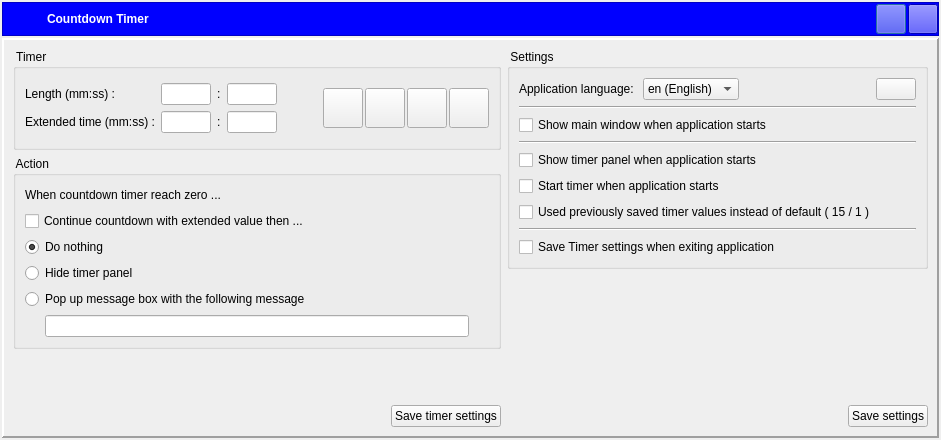
<?xml version="1.0" encoding="UTF-8"?>
<ui version="4.0">
 <class>dlgMain</class>
 <widget class="QDialog" name="dlgMain">
  <property name="geometry">
   <rect>
    <x>0</x>
    <y>0</y>
    <width>941</width>
    <height>440</height>
   </rect>
  </property>
  <property name="windowTitle">
   <string>Dialog</string>
  </property>
  <layout class="QVBoxLayout" name="verticalLayout_5">
   <property name="spacing">
    <number>2</number>
   </property>
   <property name="leftMargin">
    <number>2</number>
   </property>
   <property name="topMargin">
    <number>2</number>
   </property>
   <property name="rightMargin">
    <number>2</number>
   </property>
   <property name="bottomMargin">
    <number>2</number>
   </property>
   <item>
    <widget class="QFrame" name="frame_2">
     <property name="minimumSize">
      <size>
       <width>0</width>
       <height>34</height>
      </size>
     </property>
     <property name="maximumSize">
      <size>
       <width>16777215</width>
       <height>34</height>
      </size>
     </property>
     <property name="styleSheet">
      <string notr="true">background-color: rgb(0, 0, 255);</string>
     </property>
     <property name="frameShape">
      <enum>QFrame::StyledPanel</enum>
     </property>
     <property name="frameShadow">
      <enum>QFrame::Raised</enum>
     </property>
     <layout class="QHBoxLayout" name="horizontalLayout">
      <property name="spacing">
       <number>2</number>
      </property>
      <property name="leftMargin">
       <number>10</number>
      </property>
      <property name="topMargin">
       <number>0</number>
      </property>
      <property name="rightMargin">
       <number>0</number>
      </property>
      <property name="bottomMargin">
       <number>0</number>
      </property>
      <item>
       <widget class="QLabel" name="lblMainIcon">
        <property name="maximumSize">
         <size>
          <width>32</width>
          <height>16777215</height>
         </size>
        </property>
        <property name="text">
         <string/>
        </property>
        <property name="pixmap">
         <pixmap resource="countdowntimer.qrc">:/countdowntimer.png</pixmap>
        </property>
        <property name="scaledContents">
         <bool>true</bool>
        </property>
       </widget>
      </item>
      <item>
       <widget class="QLabel" name="lblTitle">
        <property name="font">
         <font>
          <weight>75</weight>
          <bold>true</bold>
         </font>
        </property>
        <property name="styleSheet">
         <string notr="true">color: rgb(255, 255, 255);
background-color: rgb(0, 0, 255);</string>
        </property>
        <property name="text">
         <string>Countdown Timer</string>
        </property>
       </widget>
      </item>
      <item>
       <widget class="QPushButton" name="pbHide">
        <property name="minimumSize">
         <size>
          <width>30</width>
          <height>30</height>
         </size>
        </property>
        <property name="maximumSize">
         <size>
          <width>30</width>
          <height>30</height>
         </size>
        </property>
        <property name="autoFillBackground">
         <bool>false</bool>
        </property>
        <property name="text">
         <string/>
        </property>
        <property name="icon">
         <iconset resource="countdowntimer.qrc">
          <normaloff>:/minimize.png</normaloff>:/minimize.png</iconset>
        </property>
        <property name="iconSize">
         <size>
          <width>20</width>
          <height>20</height>
         </size>
        </property>
       </widget>
      </item>
      <item>
       <widget class="QPushButton" name="pbExit">
        <property name="minimumSize">
         <size>
          <width>30</width>
          <height>30</height>
         </size>
        </property>
        <property name="maximumSize">
         <size>
          <width>30</width>
          <height>30</height>
         </size>
        </property>
        <property name="text">
         <string/>
        </property>
        <property name="icon">
         <iconset resource="countdowntimer.qrc">
          <normaloff>:/exit.png</normaloff>:/exit.png</iconset>
        </property>
        <property name="iconSize">
         <size>
          <width>20</width>
          <height>20</height>
         </size>
        </property>
       </widget>
      </item>
     </layout>
    </widget>
   </item>
   <item>
    <widget class="QFrame" name="frame">
     <property name="frameShape">
      <enum>QFrame::Panel</enum>
     </property>
     <property name="frameShadow">
      <enum>QFrame::Raised</enum>
     </property>
     <property name="lineWidth">
      <number>2</number>
     </property>
     <layout class="QHBoxLayout" name="horizontalLayout_11">
      <item>
       <layout class="QVBoxLayout" name="verticalLayout_4">
        <item>
         <widget class="QGroupBox" name="gbTimer">
          <property name="title">
           <string> Timer </string>
          </property>
          <layout class="QHBoxLayout" name="horizontalLayout_6">
           <item>
            <layout class="QVBoxLayout" name="verticalLayout_3">
             <item>
              <spacer name="verticalSpacer_5">
               <property name="orientation">
                <enum>Qt::Vertical</enum>
               </property>
               <property name="sizeHint" stdset="0">
                <size>
                 <width>20</width>
                 <height>5</height>
                </size>
               </property>
              </spacer>
             </item>
             <item>
              <layout class="QFormLayout" name="formLayout">
               <item row="0" column="0">
                <widget class="QLabel" name="lblTimerLength">
                 <property name="text">
                  <string>Length (mm:ss) :</string>
                 </property>
                </widget>
               </item>
               <item row="0" column="1">
                <layout class="QHBoxLayout" name="horizontalLayout_2">
                 <item>
                  <widget class="QLineEdit" name="ledTimerMinute">
                   <property name="maximumSize">
                    <size>
                     <width>50</width>
                     <height>16777215</height>
                    </size>
                   </property>
                   <property name="toolTip">
                    <string>Countdown timer value - minutes (default value: 15)</string>
                   </property>
                   <property name="text">
                    <string notr="true"/>
                   </property>
                  </widget>
                 </item>
                 <item>
                  <widget class="QLabel" name="letTimerSeparator">
                   <property name="text">
                    <string>:</string>
                   </property>
                  </widget>
                 </item>
                 <item>
                  <widget class="QLineEdit" name="ledTimerSecond">
                   <property name="maximumSize">
                    <size>
                     <width>50</width>
                     <height>16777215</height>
                    </size>
                   </property>
                   <property name="toolTip">
                    <string>Countdown timer value - seconds (default value: 0)</string>
                   </property>
                   <property name="text">
                    <string notr="true"/>
                   </property>
                  </widget>
                 </item>
                 <item>
                  <spacer name="horizontalSpacer_5">
                   <property name="orientation">
                    <enum>Qt::Horizontal</enum>
                   </property>
                   <property name="sizeHint" stdset="0">
                    <size>
                     <width>40</width>
                     <height>20</height>
                    </size>
                   </property>
                  </spacer>
                 </item>
                </layout>
               </item>
               <item row="1" column="0">
                <widget class="QLabel" name="lblExtended">
                 <property name="text">
                  <string>Extended time (mm:ss) :</string>
                 </property>
                </widget>
               </item>
               <item row="1" column="1">
                <layout class="QHBoxLayout" name="horizontalLayout_3">
                 <item>
                  <widget class="QLineEdit" name="ledTimerExtMinute">
                   <property name="maximumSize">
                    <size>
                     <width>50</width>
                     <height>16777215</height>
                    </size>
                   </property>
                   <property name="toolTip">
                    <string>Extended timer value - minutes (default value: 1)</string>
                   </property>
                   <property name="text">
                    <string notr="true"/>
                   </property>
                  </widget>
                 </item>
                 <item>
                  <widget class="QLabel" name="letTimerExtSeparator">
                   <property name="text">
                    <string>:</string>
                   </property>
                  </widget>
                 </item>
                 <item>
                  <widget class="QLineEdit" name="ledTimerExtSecond">
                   <property name="maximumSize">
                    <size>
                     <width>50</width>
                     <height>16777215</height>
                    </size>
                   </property>
                   <property name="toolTip">
                    <string>Extended timer value - seconds (default value: 0)</string>
                   </property>
                   <property name="text">
                    <string notr="true"/>
                   </property>
                  </widget>
                 </item>
                 <item>
                  <spacer name="horizontalSpacer_6">
                   <property name="orientation">
                    <enum>Qt::Horizontal</enum>
                   </property>
                   <property name="sizeHint" stdset="0">
                    <size>
                     <width>40</width>
                     <height>20</height>
                    </size>
                   </property>
                  </spacer>
                 </item>
                </layout>
               </item>
              </layout>
             </item>
             <item>
              <spacer name="verticalSpacer_4">
               <property name="orientation">
                <enum>Qt::Vertical</enum>
               </property>
               <property name="sizeHint" stdset="0">
                <size>
                 <width>20</width>
                 <height>5</height>
                </size>
               </property>
              </spacer>
             </item>
            </layout>
           </item>
           <item>
            <layout class="QVBoxLayout" name="verticalLayout">
             <item>
              <spacer name="verticalSpacer_2">
               <property name="orientation">
                <enum>Qt::Vertical</enum>
               </property>
               <property name="sizeHint" stdset="0">
                <size>
                 <width>20</width>
                 <height>5</height>
                </size>
               </property>
              </spacer>
             </item>
             <item>
              <layout class="QHBoxLayout" name="horizontalLayout_4">
               <property name="spacing">
                <number>2</number>
               </property>
               <item>
                <widget class="QPushButton" name="pbStart">
                 <property name="minimumSize">
                  <size>
                   <width>40</width>
                   <height>40</height>
                  </size>
                 </property>
                 <property name="maximumSize">
                  <size>
                   <width>40</width>
                   <height>40</height>
                  </size>
                 </property>
                 <property name="toolTip">
                  <string>Show timer panel and start countdown</string>
                 </property>
                 <property name="text">
                  <string/>
                 </property>
                 <property name="icon">
                  <iconset resource="countdowntimer.qrc">
                   <normaloff>:/start.png</normaloff>:/start.png</iconset>
                 </property>
                 <property name="iconSize">
                  <size>
                   <width>34</width>
                   <height>34</height>
                  </size>
                 </property>
                </widget>
               </item>
               <item>
                <widget class="QPushButton" name="pbStop">
                 <property name="minimumSize">
                  <size>
                   <width>40</width>
                   <height>40</height>
                  </size>
                 </property>
                 <property name="maximumSize">
                  <size>
                   <width>40</width>
                   <height>40</height>
                  </size>
                 </property>
                 <property name="toolTip">
                  <string>Stop countdown</string>
                 </property>
                 <property name="text">
                  <string/>
                 </property>
                 <property name="icon">
                  <iconset resource="countdowntimer.qrc">
                   <normaloff>:/stop.png</normaloff>:/stop.png</iconset>
                 </property>
                 <property name="iconSize">
                  <size>
                   <width>34</width>
                   <height>34</height>
                  </size>
                 </property>
                </widget>
               </item>
               <item>
                <widget class="QPushButton" name="pbReset">
                 <property name="minimumSize">
                  <size>
                   <width>40</width>
                   <height>40</height>
                  </size>
                 </property>
                 <property name="maximumSize">
                  <size>
                   <width>40</width>
                   <height>40</height>
                  </size>
                 </property>
                 <property name="toolTip">
                  <string>Reset timer panel and set defined/default values</string>
                 </property>
                 <property name="text">
                  <string/>
                 </property>
                 <property name="icon">
                  <iconset resource="countdowntimer.qrc">
                   <normaloff>:/reset.png</normaloff>:/reset.png</iconset>
                 </property>
                 <property name="iconSize">
                  <size>
                   <width>34</width>
                   <height>34</height>
                  </size>
                 </property>
                </widget>
               </item>
               <item>
                <widget class="QPushButton" name="pbHideCounter">
                 <property name="minimumSize">
                  <size>
                   <width>40</width>
                   <height>40</height>
                  </size>
                 </property>
                 <property name="maximumSize">
                  <size>
                   <width>40</width>
                   <height>40</height>
                  </size>
                 </property>
                 <property name="toolTip">
                  <string>Hide the timer panel</string>
                 </property>
                 <property name="text">
                  <string/>
                 </property>
                 <property name="icon">
                  <iconset resource="countdowntimer.qrc">
                   <normaloff>:/minimize.png</normaloff>:/minimize.png</iconset>
                 </property>
                 <property name="iconSize">
                  <size>
                   <width>34</width>
                   <height>34</height>
                  </size>
                 </property>
                </widget>
               </item>
              </layout>
             </item>
             <item>
              <spacer name="verticalSpacer_3">
               <property name="orientation">
                <enum>Qt::Vertical</enum>
               </property>
               <property name="sizeHint" stdset="0">
                <size>
                 <width>20</width>
                 <height>5</height>
                </size>
               </property>
              </spacer>
             </item>
            </layout>
           </item>
           <item>
            <spacer name="horizontalSpacer_2">
             <property name="orientation">
              <enum>Qt::Horizontal</enum>
             </property>
             <property name="sizeHint" stdset="0">
              <size>
               <width>0</width>
               <height>20</height>
              </size>
             </property>
            </spacer>
           </item>
          </layout>
         </widget>
        </item>
        <item>
         <widget class="QGroupBox" name="gbAction">
          <property name="title">
           <string> Action </string>
          </property>
          <layout class="QVBoxLayout" name="verticalLayout_2">
           <item>
            <layout class="QHBoxLayout" name="horizontalLayout_8">
             <item>
              <widget class="QLabel" name="lblAction">
               <property name="text">
                <string>When countdown timer reach zero ...</string>
               </property>
              </widget>
             </item>
             <item>
              <spacer name="horizontalSpacer_7">
               <property name="orientation">
                <enum>Qt::Horizontal</enum>
               </property>
               <property name="sizeHint" stdset="0">
                <size>
                 <width>40</width>
                 <height>20</height>
                </size>
               </property>
              </spacer>
             </item>
            </layout>
           </item>
           <item>
            <widget class="QCheckBox" name="chkProcessExtended">
             <property name="toolTip">
              <string>If checked, after countdown reach zero, continue countdown with 'Extended time' values
If unchecked it will process the actions defined below</string>
             </property>
             <property name="text">
              <string>Continue countdown with extended value then ...</string>
             </property>
            </widget>
           </item>
           <item>
            <widget class="QRadioButton" name="rbActionNothing">
             <property name="toolTip">
              <string>After countdown reach zero, do nothing</string>
             </property>
             <property name="text">
              <string>Do nothing</string>
             </property>
             <property name="checked">
              <bool>true</bool>
             </property>
            </widget>
           </item>
           <item>
            <widget class="QRadioButton" name="rbActionHideTimer">
             <property name="toolTip">
              <string>After countdown reach zero, hide timer panel</string>
             </property>
             <property name="text">
              <string>Hide timer panel</string>
             </property>
            </widget>
           </item>
           <item>
            <widget class="QRadioButton" name="rbActionMessageBox">
             <property name="toolTip">
              <string>After countdown reach zero, display a message box with the defined text below</string>
             </property>
             <property name="text">
              <string>Pop up message box with the following message</string>
             </property>
            </widget>
           </item>
           <item>
            <layout class="QHBoxLayout" name="horizontalLayout_5">
             <item>
              <spacer name="horizontalSpacer_3">
               <property name="orientation">
                <enum>Qt::Horizontal</enum>
               </property>
               <property name="sizeType">
                <enum>QSizePolicy::Fixed</enum>
               </property>
               <property name="sizeHint" stdset="0">
                <size>
                 <width>20</width>
                 <height>20</height>
                </size>
               </property>
              </spacer>
             </item>
             <item>
              <widget class="QLineEdit" name="ledMessage">
               <property name="sizePolicy">
                <sizepolicy hsizetype="Expanding" vsizetype="Fixed">
                 <horstretch>0</horstretch>
                 <verstretch>0</verstretch>
                </sizepolicy>
               </property>
               <property name="text">
                <string notr="true"/>
               </property>
              </widget>
             </item>
             <item>
              <spacer name="horizontalSpacer_4">
               <property name="orientation">
                <enum>Qt::Horizontal</enum>
               </property>
               <property name="sizeType">
                <enum>QSizePolicy::Minimum</enum>
               </property>
               <property name="sizeHint" stdset="0">
                <size>
                 <width>20</width>
                 <height>20</height>
                </size>
               </property>
              </spacer>
             </item>
            </layout>
           </item>
          </layout>
         </widget>
        </item>
        <item>
         <spacer name="verticalSpacer_6">
          <property name="orientation">
           <enum>Qt::Vertical</enum>
          </property>
          <property name="sizeHint" stdset="0">
           <size>
            <width>20</width>
            <height>40</height>
           </size>
          </property>
         </spacer>
        </item>
        <item>
         <layout class="QHBoxLayout" name="horizontalLayout_9">
          <item>
           <spacer name="horizontalSpacer_8">
            <property name="orientation">
             <enum>Qt::Horizontal</enum>
            </property>
            <property name="sizeHint" stdset="0">
             <size>
              <width>40</width>
              <height>20</height>
             </size>
            </property>
           </spacer>
          </item>
          <item>
           <widget class="QPushButton" name="pbSaveActionValues">
            <property name="toolTip">
             <string>Save the currently defined timer values and action settings</string>
            </property>
            <property name="text">
             <string>Save timer settings</string>
            </property>
            <property name="icon">
             <iconset resource="countdowntimer.qrc">
              <normaloff>:/save.png</normaloff>:/save.png</iconset>
            </property>
           </widget>
          </item>
         </layout>
        </item>
       </layout>
      </item>
      <item>
       <layout class="QVBoxLayout" name="verticalLayout_7">
        <item>
         <widget class="QGroupBox" name="gbSettings">
          <property name="title">
           <string> Settings </string>
          </property>
          <layout class="QVBoxLayout" name="verticalLayout_6">
           <item>
            <layout class="QHBoxLayout" name="horizontalLayout_7">
             <item>
              <widget class="QLabel" name="lblAppLanguage">
               <property name="text">
                <string>Application language: </string>
               </property>
              </widget>
             </item>
             <item>
              <widget class="QComboBox" name="cmbLang">
               <property name="toolTip">
                <string>Language of the application GUI</string>
               </property>
               <item>
                <property name="text">
                 <string>en (English)</string>
                </property>
               </item>
               <item>
                <property name="text">
                 <string>hu (Magyar)</string>
                </property>
               </item>
               <item>
                <property name="text">
                 <string>fr (Français)</string>
                </property>
               </item>
              </widget>
             </item>
             <item>
              <spacer name="horizontalSpacer">
               <property name="orientation">
                <enum>Qt::Horizontal</enum>
               </property>
               <property name="sizeHint" stdset="0">
                <size>
                 <width>63</width>
                 <height>20</height>
                </size>
               </property>
              </spacer>
             </item>
             <item>
              <widget class="QPushButton" name="pbRetranslate">
               <property name="text">
                <string/>
               </property>
               <property name="icon">
                <iconset resource="countdowntimer.qrc">
                 <normaloff>:/reset.png</normaloff>:/reset.png</iconset>
               </property>
              </widget>
             </item>
            </layout>
           </item>
           <item>
            <widget class="Line" name="line">
             <property name="orientation">
              <enum>Qt::Horizontal</enum>
             </property>
            </widget>
           </item>
           <item>
            <widget class="QCheckBox" name="chkShowMainWindow">
             <property name="toolTip">
              <string>If checked, on application start this main window will appear.
If unchecked this window doesn't appear.</string>
             </property>
             <property name="text">
              <string>Show main window when application starts</string>
             </property>
            </widget>
           </item>
           <item>
            <widget class="Line" name="line_2">
             <property name="orientation">
              <enum>Qt::Horizontal</enum>
             </property>
            </widget>
           </item>
           <item>
            <widget class="QCheckBox" name="chkShowTimerWindow">
             <property name="toolTip">
              <string>If checked, on application start the timer panel will appear.
If unchecked the timer panel doesn't appear.</string>
             </property>
             <property name="text">
              <string>Show timer panel when application starts</string>
             </property>
            </widget>
           </item>
           <item>
            <widget class="QCheckBox" name="chkStartTimerOnStart">
             <property name="toolTip">
              <string>If checked, on application start the timer panel will appear and the countdown will automatically starts.
If unchecked, the countdown won't start automatically.</string>
             </property>
             <property name="text">
              <string>Start timer when application starts</string>
             </property>
            </widget>
           </item>
           <item>
            <widget class="QCheckBox" name="chkUseSavedTimes">
             <property name="toolTip">
              <string>If checked, the application use the values saved in config files.
If unchecked, the application will use default values.</string>
             </property>
             <property name="text">
              <string>Used previously saved timer values instead of default ( 15 / 1 )</string>
             </property>
            </widget>
           </item>
           <item>
            <widget class="Line" name="line_3">
             <property name="orientation">
              <enum>Qt::Horizontal</enum>
             </property>
            </widget>
           </item>
           <item>
            <widget class="QCheckBox" name="chkSaveTimerSettings">
             <property name="toolTip">
              <string>If checked, on exit the application will save the timer values and actions into the config files automatically.
If unchecked the application won't save modified timer values and actions.</string>
             </property>
             <property name="text">
              <string>Save Timer settings when exiting application</string>
             </property>
            </widget>
           </item>
          </layout>
         </widget>
        </item>
        <item>
         <spacer name="verticalSpacer">
          <property name="orientation">
           <enum>Qt::Vertical</enum>
          </property>
          <property name="sizeHint" stdset="0">
           <size>
            <width>48</width>
            <height>72</height>
           </size>
          </property>
         </spacer>
        </item>
        <item>
         <layout class="QHBoxLayout" name="horizontalLayout_10">
          <item>
           <spacer name="horizontalSpacer_9">
            <property name="orientation">
             <enum>Qt::Horizontal</enum>
            </property>
            <property name="sizeHint" stdset="0">
             <size>
              <width>40</width>
              <height>20</height>
             </size>
            </property>
           </spacer>
          </item>
          <item>
           <widget class="QPushButton" name="pbSaveSettings">
            <property name="toolTip">
             <string>Save application settings</string>
            </property>
            <property name="text">
             <string>Save settings</string>
            </property>
            <property name="icon">
             <iconset resource="countdowntimer.qrc">
              <normaloff>:/save.png</normaloff>:/save.png</iconset>
            </property>
           </widget>
          </item>
         </layout>
        </item>
       </layout>
      </item>
     </layout>
    </widget>
   </item>
  </layout>
 </widget>
 <tabstops>
  <tabstop>ledTimerMinute</tabstop>
  <tabstop>ledTimerSecond</tabstop>
  <tabstop>ledTimerExtMinute</tabstop>
  <tabstop>ledTimerExtSecond</tabstop>
  <tabstop>pbStop</tabstop>
  <tabstop>pbReset</tabstop>
  <tabstop>chkProcessExtended</tabstop>
  <tabstop>rbActionNothing</tabstop>
  <tabstop>rbActionHideTimer</tabstop>
  <tabstop>rbActionMessageBox</tabstop>
  <tabstop>ledMessage</tabstop>
  <tabstop>pbHide</tabstop>
  <tabstop>pbExit</tabstop>
 </tabstops>
 <resources>
  <include location="countdowntimer.qrc"/>
 </resources>
 <connections/>
</ui>
